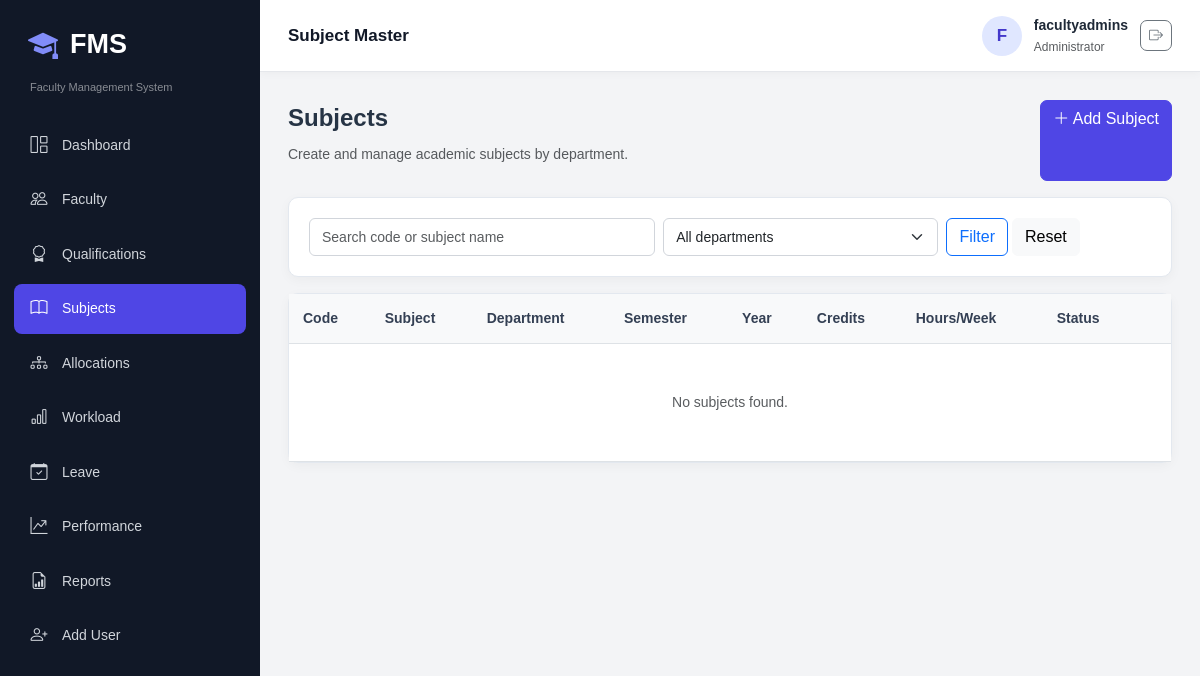
Before: /subjects/ (signed in) with the older database file.
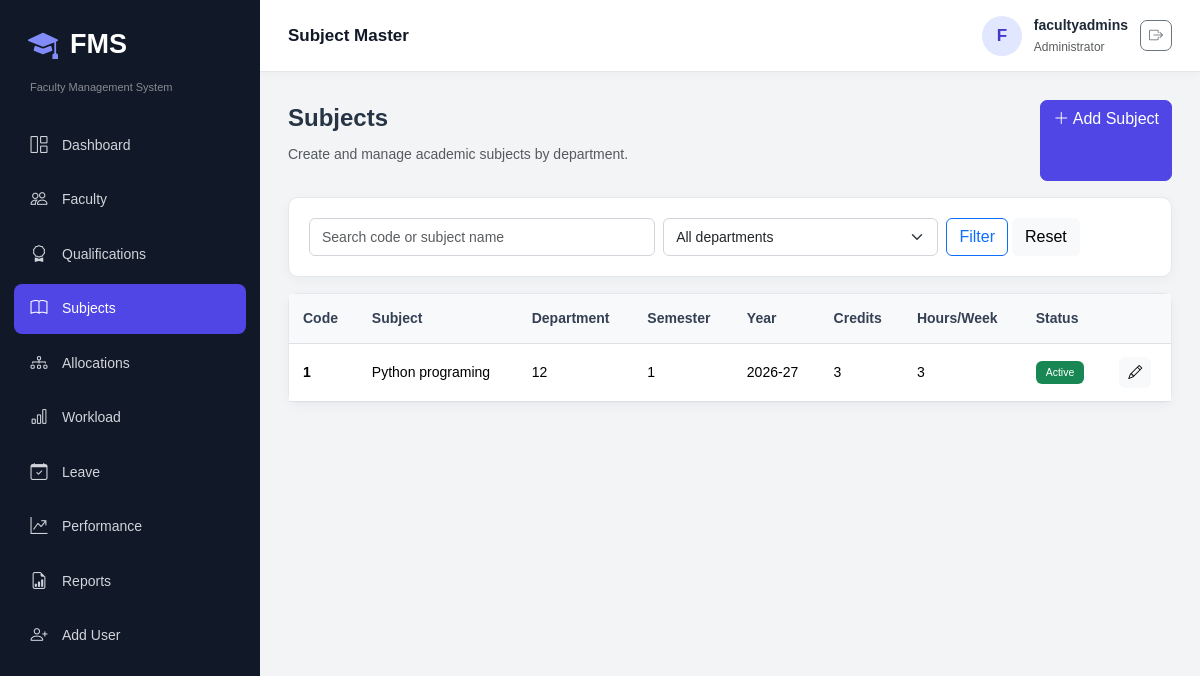
After: the same page with the newer database file.
### fms_app/models.py (models this page shows, shortened)
class Subject(models.Model):
    STATUS_CHOICES = [
        ('Active', 'Active'),
        ('Inactive', 'Inactive'),
    ]
    subject_code = models.CharField(
        max_length=30,
        unique=True
    )
    subject_name = models.CharField(
        max_length=150
    )
    department = models.ForeignKey(
        Department,
        on_delete=models.PROTECT
    )
    semester = models.PositiveIntegerField(
        validators=[
            MinValueValidator(1),
            MaxValueValidator(8)
        ]
    )
    academic_year = models.CharField(
        max_length=20,
        default='2026-27'
    )
    credits = models.PositiveIntegerField(default=3)
    hours_per_week = models.PositiveIntegerField(default=3)
    status = models.CharField(
        max_length=20,
        choices=STATUS_CHOICES,
        default='Active'
    )

class Department(models.Model):
    name = models.CharField(max_length=100, unique=True)
    code = models.CharField(max_length=20, unique=True)
    status = models.BooleanField(default=True)

### fms_app/views.py (the view)
@login_required
@role_required('ADMIN', 'HOD')
def subject_list(request):
    qs = Subject.objects.select_related('department').order_by('subject_code')
    q = request.GET.get('q', '')
    department = request.GET.get('department', '')
    if q: qs = qs.filter(Q(subject_code__icontains=q) | Q(subject_name__icontains=q))
    if department: qs = qs.filter(department_id=department)
    return render(request, 'subject/list.html', {'subjects': qs, 'departments': Department.objects.filter(status=True), 'q': q, 'selected_department': department})

### fms_app/templates/subject/list.html (shortened to what this page needs)
{% extends 'base.html' %}
{% load static %}
{% block page_heading %}
    Subject Master
{% endblock %}
{% block extra_css %}
    <link rel="stylesheet"
          href="{% static 'css/subject/subject.css' %}">
{% endblock %}
{% block content %}
<div class="d-flex justify-content-between flex-wrap gap-2 mb-3">
    <div>
        <div class="page-title">
            Subjects
        </div>
        <p class="text-muted">
            Create and manage academic subjects by department.
        </p>
    </div>
    <a href="{% url 'subject_add' %}" class="btn btn-primary">
        <i class="bi bi-plus-lg"></i>
        Add Subject
    </a>
</div>
<form class="card card-body mb-3" method="get">
    <div class="row g-2">
        <div class="col-md-5">
            <input
                name="q"
                value="{{ q }}"
                class="form-control"
                placeholder="Search code or subject name"
            >
        </div>
        <div class="col-md-4">
            <select name="department" class="form-select">
                <option value="">
                    All departments
                </option>
            </select>
        </div>
        <div class="col-md-3">
            <button class="btn btn-outline-primary">
                Filter
            </button>
            <a href="{% url 'subject_list' %}" class="btn btn-light">
                Reset
            </a>
        </div>
    </div>
</form>
<div class="card">
    <div class="table-responsive">
        <table class="table align-middle mb-0">
            <thead>
                <tr>
                    <th>Code</th>
                    <th>Subject</th>
                    <th>Department</th>
                    <th>Semester</th>
                    <th>Year</th>
                    <th>Credits</th>
                    <th>Hours/Week</th>
                    <th>Status</th>
                    <th></th>
                </tr>
            </thead>
            <tbody>
                {% for s in subjects %}
                    <tr>
                        <td>
                            <strong>{{ s.subject_code }}</strong>
                        </td>
                        <td>
                            {{ s.subject_name }}
                        </td>
                        <td>
                            {{ s.department.code }}
                        </td>
                        <td>
                            {{ s.semester }}
                        </td>
                        <td>
                            {{ s.academic_year }}
                        </td>
                        <td>
                            {{ s.credits }}
                        </td>
                        <td>
                            {{ s.hours_per_week }}
                        </td>
                        <td>
                            <span class="badge text-bg-success">
                                {{ s.status }}
                            </span>
                        </td>
                        <td>
                            <a
                                href="{% url 'subject_edit' s.pk %}"
                                class="btn btn-sm btn-light"
                            >
                                <i class="bi bi-pencil"></i>
                            </a>
                        </td>
                    </tr>
                {% empty %}
                    <tr>
                        <td
                            colspan="9"
                            class="text-center py-5 text-muted"
                        >
                            No subjects found.
                        </td>
                    </tr>
                {% endfor %}
            </tbody>
        </table>
    </div>
</div>
{% endblock %}

Changed rows visible on the page:
added Subject: subject_code "1", subject_name "Python programing", department.code "12", semester "1", academic_year "2026-27", credits "3", hours_per_week "3", status "Active"
Other visible differences:
text no longer shown: "No subjects found."
